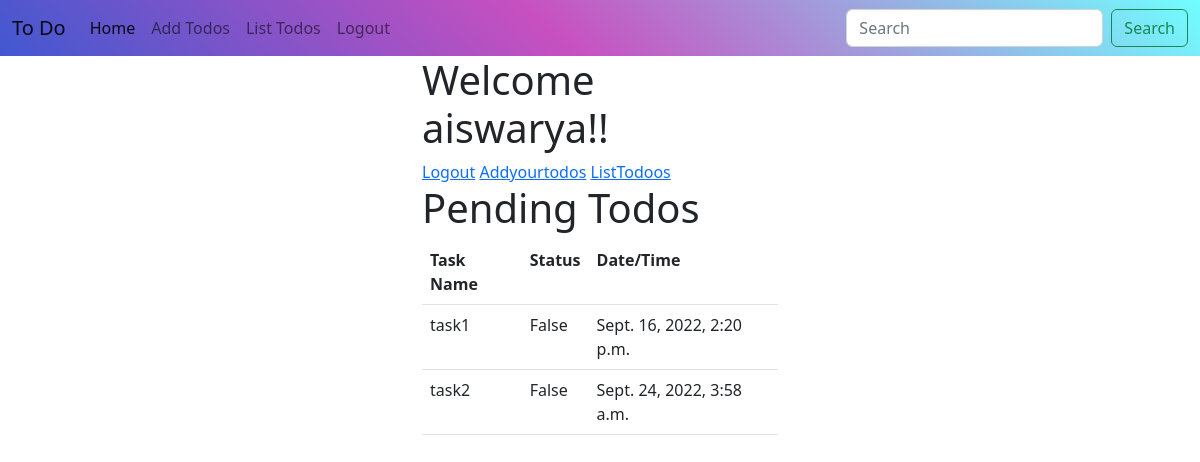
The app's page /home (signed in), older data.
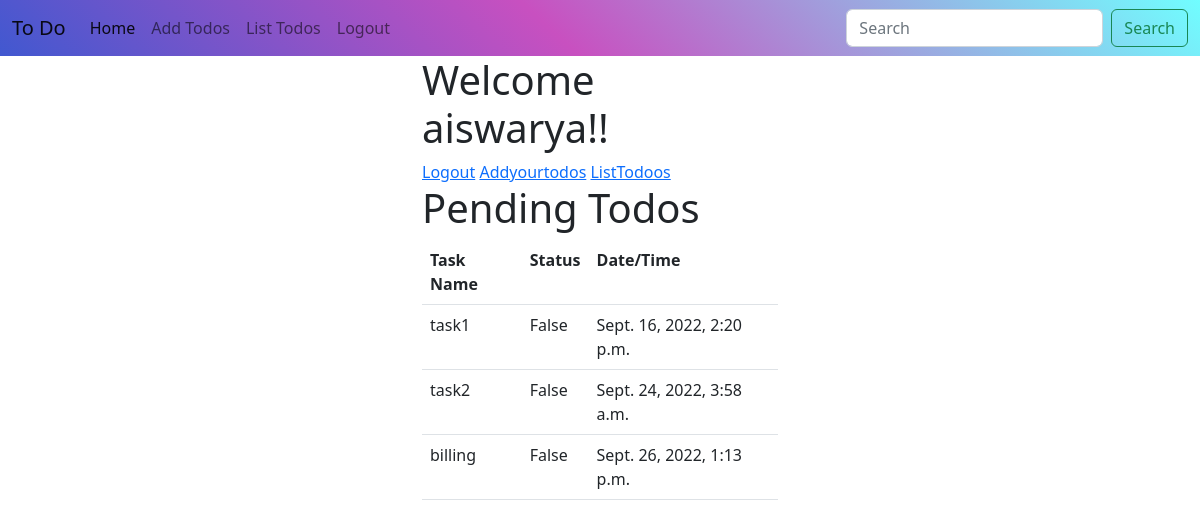
The same page, newer data.
### todoapp/models.py (models this page shows, shortened)
class Todos(models.Model):
    taskname=models.CharField(max_length=120)
    user=models.ForeignKey(User,on_delete=models.CASCADE)
    status=models.BooleanField(default=False)
    created_date=models.DateTimeField(auto_now_add=True)

### todoapp/views.py (the view)
# urls.py: path("home",views.IndexView.as_view(),name="index"),
@method_decorator(signin_required,name="dispatch")
class IndexView(TemplateView):
    template_name = "home.html"
    def get_context_data(self, **kwargs):
        context=super().get_context_data(**kwargs)
        context["todos"]=Todos.objects.filter(user=self.request.user,status=False)
        return context

### todoapp/templates/home.html (shortened to what this page needs)
{% extends 'base.html'%}
{%block body_block%}
<div class="container">
    <div class="row">
        <div class="col-4"></div>
        <div class="col-4">
            <h1>Welcome {{request.user}}!!</h1>
            <a href="{%url 'signout'%}">Logout</a>
            <a href="{%url 'add-todo'%}">Addyourtodos</a>
            <a href="{%url 'todo-list'%}">ListTodoos</a>
        </div>
        <div class="col-4"></div>
    </div>
    <div class="row">
        <div class="col-4"></div>
        <div class="col-4">
            <h1>Pending Todos</h1>
            {%if todos%}
            <table class="table">
                <tr>
                    <th>Task Name</th>
                    <th>Status</th>
                    <th>Date/Time</th>
                </tr>
                {%for todo in todos%}
                <tr>
                    <td>{{todo.taskname}}</td>
                    <td>{{todo.status}}</td>
                    <td>{{todo.created_date}}</td>
                 </tr>
                {%endfor%}
            </table>
            {%else%}
            <h2 class="text-danger">No Todos</h2>
            {%endif%}
        </div>
        <div class="col-4"></div>
    </div>
</div>
{%endblock%}

### todoapp/templates/base.html (shortened to what this page needs)
<!DOCTYPE html>
<html lang="en">
<head>
    <link href="https://cdn.jsdelivr.net/npm/bootstrap@5.2.1/dist/css/bootstrap.min.css" rel="stylesheet"
>
</head>
<body>
<nav class="navbar navbar-expand-lg" style="background-color: #4158D0;
    background-image: linear-gradient(43deg, #4158D0 0%, #C850C0 46%, #70feff 100%);">
    <div class="container-fluid">
        <a class="navbar-brand" href="#">To Do</a>
        <div class="collapse navbar-collapse" id="navbarScroll">
            <ul class="navbar-nav me-auto my-2 my-lg-0 navbar-nav-scroll" style="--bs-scroll-height: 100px;">
                <li class="nav-item">
                    <a class="nav-link active" aria-current="page" href="index">Home</a>
                </li>
                <li class="nav-item">
                    <a class="nav-link" href="add-todo">Add Todos</a>
                </li>
                <li class="nav-item">
                    <a class="nav-link" href="todo-list">List Todos</a>
                </li>
                <li class="nav-item">
                    <a class="nav-link" href="signout">Logout</a>
                </li>
            </ul>
            <form class="d-flex" role="search">
                <input class="form-control me-2" type="search" placeholder="Search" aria-label="Search">
                <button class="btn btn-outline-success" type="submit">Search</button>
            </form>
        </div>
    </div>
</nav>
{%block body_block%}
{%endblock%}
</body>
</html>

Row changes from the older to the newer data that the page shows:
added Todos: taskname "billing", status "False", created_date "Sept. 26, 2022, 1:13 p.m."
